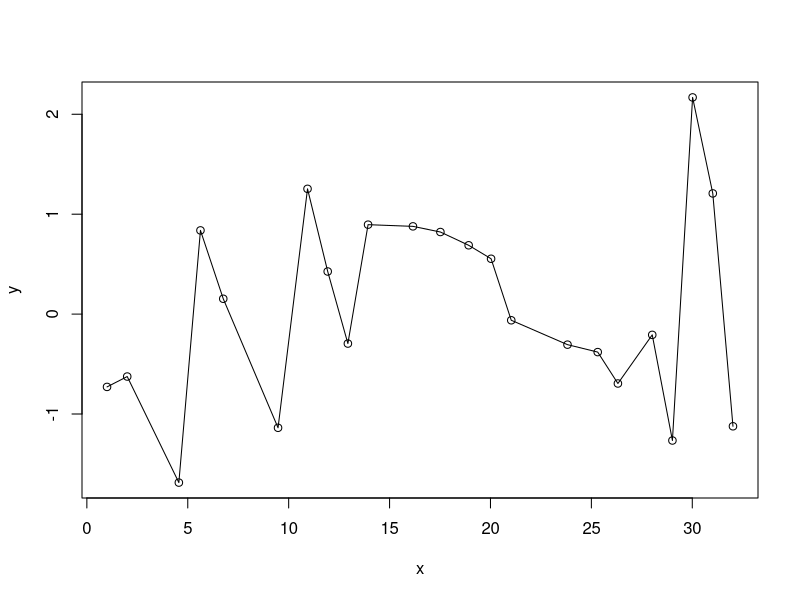

Recreate this plot in R.
#make splines 
#inputs: x,y vectors of the same length, x a vector from 1 to n 
#pts number of points to be interpolated between each value in x 
#the output cubic spline, mtd methods to be used
#outputs: extended x, y vectors with length = tot_pts
make_spline=function(x,y,pts,mtd){
  res=NA
  
  #check if pts valid
  if(pts < 0 | 
     length(x) != length(y) |
     length(x) < 3){res='invalid inputs'}
  else{
    
    n=length(x)
    nn=1+(n-1)*(pts+1)
    
    #make extended x vector
    x_ext=rep(x[-n],each=pts+1)
    inc=(x[-1]-x[-n])/(pts+1)
    inc_ext=rep(inc,each=pts+1)
    xx=c(x_ext+seq(0,pts)*inc_ext,x[n])
    
    #extended y, leading y, previous y, derivative y vectors
    yy=rep(NA,nn)
    yy[seq(1,nn,pts+1)]=y
    y_n1=c(y[-1],y[n])
    y_n2=c(y[-c(1,2)],y[c(n,n)])
    y_p1=c(c(y[1],y[-n]))
    y_d1=rep(NA,n)
    y_d2=rep(NA,n)
    
    #local maximum, minimum, plateau have frist derivative 0
    mmp = (y <= y_p1 & y <= y_n1) | (y >= y_p1 & y >= y_n1)
    y_d1[mmp]=0
    
    res=
      #list(x=xx,y=yy)
      data.frame(xx,yy)
      #data.frame(x,inc,y,y_n1,y_n2,y_p1,y_d1,y_d2,mmp,y_d1)
  }
  
}

set.seed(123)
x=cumsum(pmax(rnorm(23,1,1),1))
y=rnorm(23,0,1)

plot(x,y)
lines(x,y)

View(make_spline(x,y,2))
